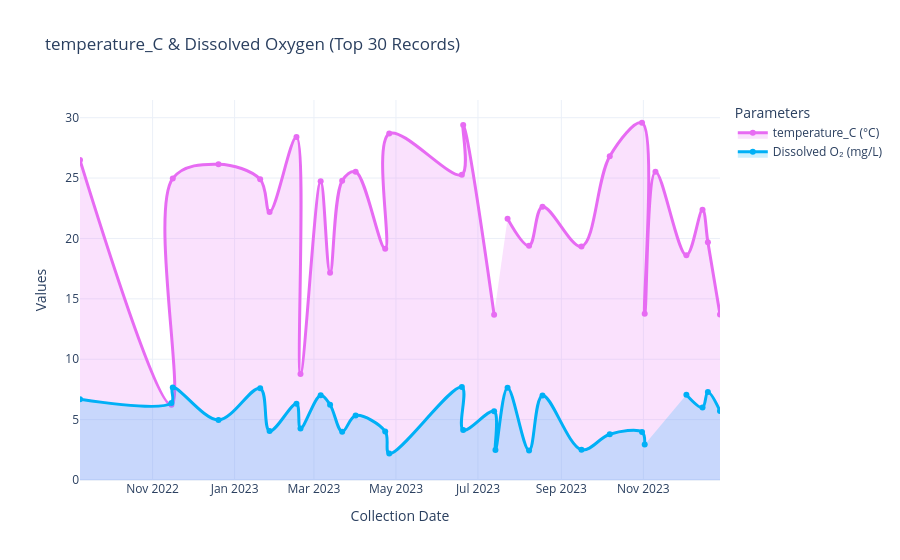

Source (notebook cell):
### Code cell
print("Select the visualization by entering the corresponding number:")
print("1: temperature_C & DissolvedO2 By Date")
print("2: Depth By locality")
print("3: Salinity By temperature_C")
print("4: temperature_C & Salinity By locality")

choice = int(input("Enter your choice (1-4): "))

if choice == 1:
    print("You selected: temperature_C & DissolvedO2 By Date")
    fig_Temp_and_O2.show()

elif choice == 2:
    print("You selected: Depth By locality")
    fig_Depth.show()

elif choice == 3:
    print("You selected: Salinity By temperature_C")
    fig_Salinity.show()

elif choice == 4:
    print("You selected: temperature_C & Salinity By locality")
    fig_Temp_and_Salinity.show()

else:
    print("Invalid choice! Please enter a number from 1 to 5.")

### Figure 1 — Plotly figure (JSON) as saved in the notebook; plotly's stock layout.template omitted (floating-point values rounded to 4 significant figures)
{"data": [{"fill": "tozeroy", "fillcolor": "rgba(231,107,243,0.2)", "line": {"color": "rgba(231,107,243,1)", "shape": "spline", "width": 3}, "marker": {"size": 6}, "mode": "lines+markers", "name": "temperature_C (°C)", "type": "scatter", "x": ["2023-12-28T00:00:00", "2023-12-19T00:00:00", "2023-12-15T00:00:00", "2023-12-03T00:00:00", "2023-11-10T00:00:00", "2023-11-02T00:00:00", "2023-10-31T00:00:00", "2023-10-07T00:00:00", "2023-09-16T00:00:00", "2023-08-18T00:00:00", "2023-08-08T00:00:00", "2023-07-23T00:00:00", "2023-07-14T00:00:00", "2023-07-13T00:00:00", "2023-06-20T00:00:00", "2023-06-19T00:00:00", "2023-04-26T00:00:00", "2023-04-23T00:00:00", "2023-04-01T00:00:00", "2023-03-22T00:00:00", "2023-03-13T00:00:00", "2023-03-06T00:00:00", "2023-02-19T00:00:00", "2023-02-16T00:00:00", "2023-01-27T00:00:00", "2023-01-20T00:00:00", "2022-12-20T00:00:00", "2022-11-16T00:00:00", "2022-11-15T00:00:00", "2022-09-08T00:00:00"], "y": [13.71, 19.68, 22.37, 18.6, 25.53, 13.76, 29.58, 26.81, 19.34, 22.63, 19.39, 21.63, null, 13.68, 29.39, 25.27, 28.68, 19.14, 25.52, 24.77, 17.15, 24.73, 8.77, 28.41, 22.19, 24.9, 26.15, 24.97, 6.23, 26.49]}, {"fill": "tozeroy", "fillcolor": "rgba(0,176,246,0.2)", "line": {"color": "rgba(0,176,246,1)", "shape": "spline", "width": 3}, "marker": {"size": 6}, "mode": "lines+markers", "name": "Dissolved O₂ (mg/L)", "type": "scatter", "x": ["2023-12-28T00:00:00", "2023-12-19T00:00:00", "2023-12-15T00:00:00", "2023-12-03T00:00:00", "2023-11-10T00:00:00", "2023-11-02T00:00:00", "2023-10-31T00:00:00", "2023-10-07T00:00:00", "2023-09-16T00:00:00", "2023-08-18T00:00:00", "2023-08-08T00:00:00", "2023-07-23T00:00:00", "2023-07-14T00:00:00", "2023-07-13T00:00:00", "2023-06-20T00:00:00", "2023-06-19T00:00:00", "2023-04-26T00:00:00", "2023-04-23T00:00:00", "2023-04-01T00:00:00", "2023-03-22T00:00:00", "2023-03-13T00:00:00", "2023-03-06T00:00:00", "2023-02-19T00:00:00", "2023-02-16T00:00:00", "2023-01-27T00:00:00", "2023-01-20T00:00:00", "2022-12-20T00:00:00", "2022-11-16T00:00:00", "2022-11-15T00:00:00", "2022-09-08T00:00:00"], "y": [5.72, 7.29, 6, 7.06, null, 2.93, 3.97, 3.79, 2.5, 7, 2.44, 7.64, 2.48, 5.7, 4.14, 7.69, 2.19, 4.02, 5.34, 4, 6.23, 7.02, 4.27, 6.31, 4.05, 7.59, 4.97, 7.65, 6.38, 6.68]}], "layout": {"legend": {"title": {"text": "Parameters"}}, "title": {"text": "temperature_C & Dissolved Oxygen (Top 30 Records)"}, "xaxis": {"title": {"text": "Collection Date"}}, "yaxis": {"title": {"text": "Values"}}}}
